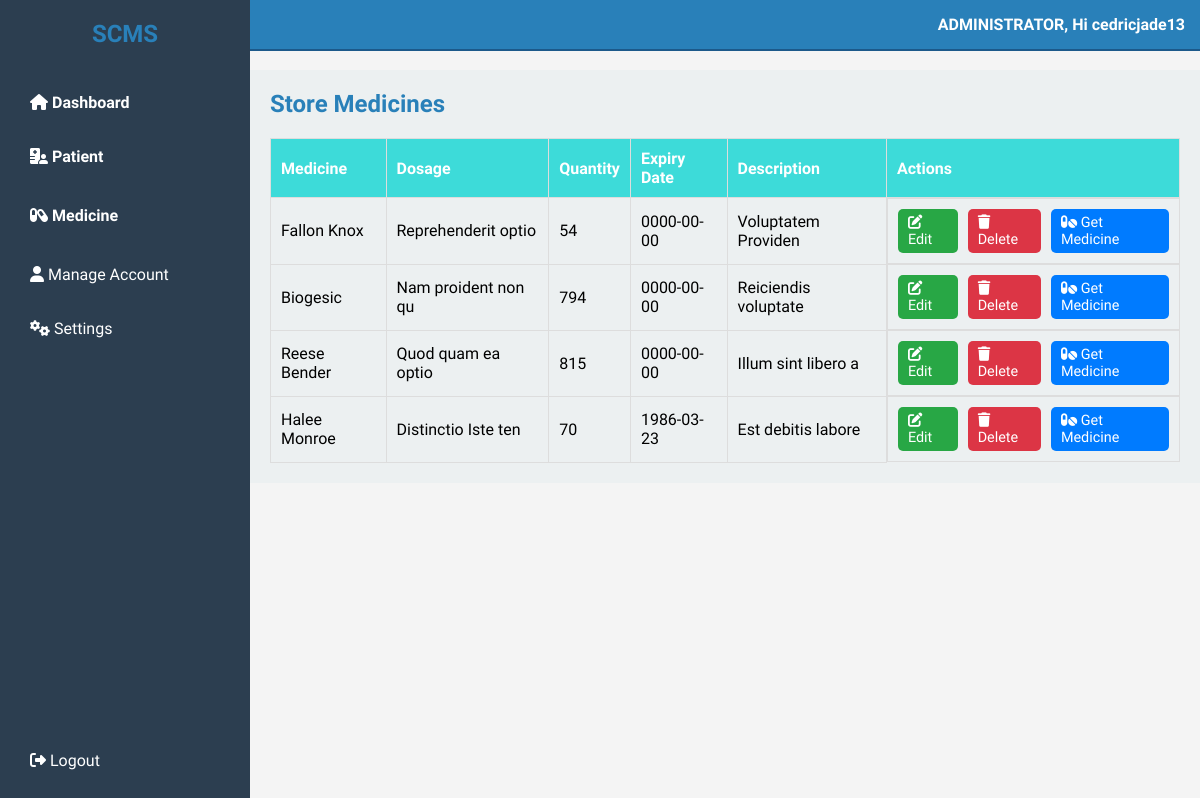
The page /admin/store_medicine.php (signed in) on the database its author committed.
### tables this page shows
CREATE TABLE `medicines` (
  `id` int(11) NOT NULL,
  `name` varchar(255) NOT NULL,
  `dosage` varchar(100) NOT NULL,
  `quantity` int(11) NOT NULL,
  `expiry_date` date NOT NULL,
  `description` text NOT NULL
);

### admin/store_medicine.php (the view, shortened to what this page needs)
<?php
include('../database/config.php');
if (isset($_SESSION['username'])) {
    $username = $_SESSION['username'];
} else {
    header("Location: login.php");
    exit();
}
$medicines = [];
$sql = "SELECT * FROM medicines";
$result = $conn->query($sql);
if ($result->num_rows > 0) {
    while ($row = $result->fetch_assoc()) {
        $medicines[] = $row;
    }
}
?>
<!DOCTYPE html>
<html lang="en">
<head>
    <link rel="stylesheet" href="styles.css">
    <link rel="stylesheet" href="https://cdnjs.cloudflare.com/ajax/libs/font-awesome/6.7.2/css/all.min.css" />
</head>
<body>
    <div class="container">
        <aside class="sidebar">
            <h2>SCMS</h2>
            <ul class="menu">
                <li>
                    <span class="toggle dashboard"><i class="fa-solid fa-house"></i> Dashboard</span>
                </li>
                <li>
                    <span class="toggle"><i class="fa-solid fa-hospital-user"></i> Patient</span>
                </li>
                <li>
                    <span class="toggle"><i class="fa-solid fa-capsules"></i> Medicine</span>
                </li>
                <li><a href="create_account.php"><i class="fa-solid fa-user"></i> Manage Account</a></li>
                <li><a href="#settings"><i class="fa-solid fa-gears"></i> Settings</a></li>
            </ul>
            <a href="login.php" class="logout"><i class="fa-solid fa-right-from-bracket"></i> Logout</a>
        </aside>
        <header class="header">
            <div class="admin-info">ADMINISTRATOR, Hi <?php echo htmlspecialchars($username); ?></div>
        </header>
        <main class="main-content">
            <h2>Store Medicines</h2>
            <table id="medicineTable">
                <thead>
                    <tr>
                        <th>Medicine</th>
                        <th>Dosage</th>
                        <th>Quantity</th>
                        <th>Expiry Date</th>
                        <th>Description</th>
                        <th>Actions</th>
                    </tr>
                </thead>
                <tbody>
                    <?php foreach ($medicines as $medicine): ?>
                        <tr>
                            <td><?php echo htmlspecialchars($medicine['name']); ?></td>
                            <td><?php echo htmlspecialchars($medicine['dosage']); ?></td>
                            <td><?php echo htmlspecialchars($medicine['quantity']); ?></td>
                            <td><?php echo htmlspecialchars($medicine['expiry_date']); ?></td>
                            <td><?php echo htmlspecialchars($medicine['description']); ?></td>
                            <td class="actions">
                                <a href="update_medicine.php?id=<?php echo $medicine['id']; ?>" class="edit"><i class="fa-solid fa-edit"></i> Edit</a>
                                <a href="delete_medicine.php?id=<?php echo $medicine['id']; ?>" class="delete" onclick="return confirm('Are you sure you want to delete this medicine?');"><i class="fa-solid fa-trash"></i> Delete</a>
                                <a href="get_medicine.php?id=<?php echo $medicine['id']; ?>" class="get-medicine"><i class="fa-solid fa-pills"></i> Get Medicine</a>
                            </td>
                        </tr>
                    <?php endforeach; ?>
                </tbody>
            </table>
        </main>
    </div>
</body>
</html>

### admin/styles.css (style rules this page uses)
* { box-sizing: border-box; margin: 0; padding: 0; }
body { font-family: "Josefin Sans", sans-serif; font-optical-sizing: auto; font-weight: weight; font-style: normal; background-color: #f4f4f4; }
.container { display: flex; }
.sidebar { width: 250px; background-color: #2c3e50; color: white; padding: 20px; position: fixed; height: 100%; display: flex; flex-direction: column; }
.sidebar h2 { text-align: center; margin-bottom: 20px; }
.menu { flex: 1; list-style-type: none; }
.menu li { margin: 15px 0; }
.menu li span { font-weight: bold; display: block; margin-bottom: 5px; cursor: pointer; padding: 10px; transition: background 0.3s; }
.menu li a { color: white; text-decoration: none; padding: 10px; display: block; border-radius: 5px; transition: background 0.3s; }
.menu li .dashboard { color: white; text-decoration: none; padding: 10px; display: block; border-radius: 5px; transition: background 0.3s; }
.logout { color: white; text-decoration: none; padding: 10px; border-radius: 5px; margin-top: 15px; }
.header { background-color: #2980b9; color: white; padding: 15px; display: flex; justify-content: flex-end; align-items: center; border-bottom: 2px solid #1c598a; position: fixed; top: 0; left: 250px; right: 0; z-index: 1000; }
.admin-info { font-size: 16px; font-weight: bold; }
.main-content { flex: 1; padding: 20px; margin-left: 250px; margin-top: 70px; background-color: #ecf0f1; }
h2, h3 { color: #2980b9; margin-bottom: 15px; }

### admin/store_medicine.php (style rules this page uses)
* { box-sizing: border-box; font-family: "Josefin Sans", sans-serif; font-optical-sizing: auto; font-weight: weight; font-style: normal; margin: 0; padding: 0; }
.container { display: flex; }
.sidebar { width: 250px; background-color: #2c3e50; color: white; padding: 20px; position: fixed; height: 100vh; overflow-y: auto; display: flex; flex-direction: column; transition: all 0.3s ease; }
.menu li { margin: 15px 0; position: relative; }
.sidebar h2 { text-align: center; margin-bottom: 20px; }
.menu { flex: 1; list-style-type: none; }
.menu li span { font-weight: bold; display: block; margin-bottom: 5px; cursor: pointer; padding: 10px; transition: background 0.3s; }
.menu li a { color: white; text-decoration: none; padding: 10px; display: block; border-radius: 5px; transition: background 0.3s; }
.logout { color: white; text-decoration: none; padding: 10px; border-radius: 5px; margin-top: 15px; }
.header { background-color: #2980b9; color: white; padding: 15px; display: flex; justify-content: flex-end; align-items: center; border-bottom: 2px solid #1c598a; position: fixed; top: 0; left: 250px; right: 0; z-index: 1000; }
.admin-info { font-size: 16px; font-weight: bold; }
.main-content { flex: 1; padding: 20px; margin-left: 250px; margin-top: 70px; background-color: #ecf0f1; }
h2, h3 { color: #2980b9; margin-bottom: 15px; }
table { width: 100%; border-collapse: collapse; margin-top: 20px; }
th, td { border: 1px solid #ddd; padding: 10px; text-align: left; }
th { background-color: #3ddbd9; color: white; }
.actions { display: flex; gap: 10px; }
.edit, .delete, .get-medicine { text-decoration: none; padding: 5px 10px; border-radius: 5px; color: white; font-size: 0.9rem; }
.edit { background-color: #28a745; }
.delete { background-color: #dc3545; }
.get-medicine { background-color: #007bff; }

### rows shown on the page
medicines: name "Fallon Knox", dosage "Reprehenderit optio", quantity "54", expiry_date "0000-00-00", description "Voluptatem Providen"
medicines: name "Biogesic", dosage "Nam proident non qu", quantity "794", expiry_date "0000-00-00", description "Reiciendis voluptate"
medicines: name "Reese Bender", dosage "Quod quam ea optio", quantity "815", expiry_date "0000-00-00", description "Illum sint libero a"
medicines: name "Halee Monroe", dosage "Distinctio Iste ten", quantity "70", expiry_date "1986-03-23", description "Est debitis labore"

### other values the page prints
$username "cedricjade13"
